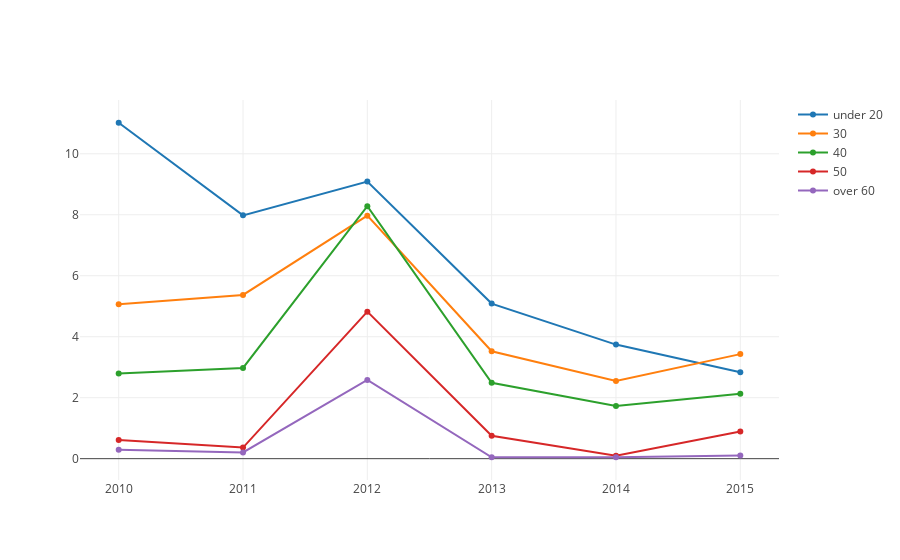

Source (notebook cell):
### Code cell
list_age_per = m_console_age_per.values.tolist()
year = [2010, 2011, 2012, 2013, 2014, 2015]

graph_data = [go.Scatter(x = year,y = list_age_per[0], name = 'under 20'), go.Scatter(x = year,y = list_age_per[1], name = '30'),
             go.Scatter(x = year,y = list_age_per[2], name = '40'), go.Scatter(x = year,y = list_age_per[3], name = '50'),
             go.Scatter(x = year,y = list_age_per[4], name = 'over 60')]

py.iplot(graph_data)

### Figure 1 — Plotly figure (JSON) as saved in the notebook; plotly's stock layout.template omitted (floating-point values rounded to 4 significant figures)
{"data": [{"name": "under 20", "type": "scatter", "x": [2010, 2011, 2012, 2013, 2014, 2015], "y": [11.02, 7.98, 9.091, 5.087, 3.741, 2.835]}, {"name": "30", "type": "scatter", "x": [2010, 2011, 2012, 2013, 2014, 2015], "y": [5.064, 5.371, 7.971, 3.524, 2.545, 3.429]}, {"name": "40", "type": "scatter", "x": [2010, 2011, 2012, 2013, 2014, 2015], "y": [2.792, 2.977, 8.282, 2.488, 1.727, 2.126]}, {"name": "50", "type": "scatter", "x": [2010, 2011, 2012, 2013, 2014, 2015], "y": [0.6154, 0.3646, 4.823, 0.7519, 0.09728, 0.8895]}, {"name": "over 60", "type": "scatter", "x": [2010, 2011, 2012, 2013, 2014, 2015], "y": [0.2924, 0.2048, 2.584, 0.04636, 0.04658, 0.1077]}], "layout": {}}
